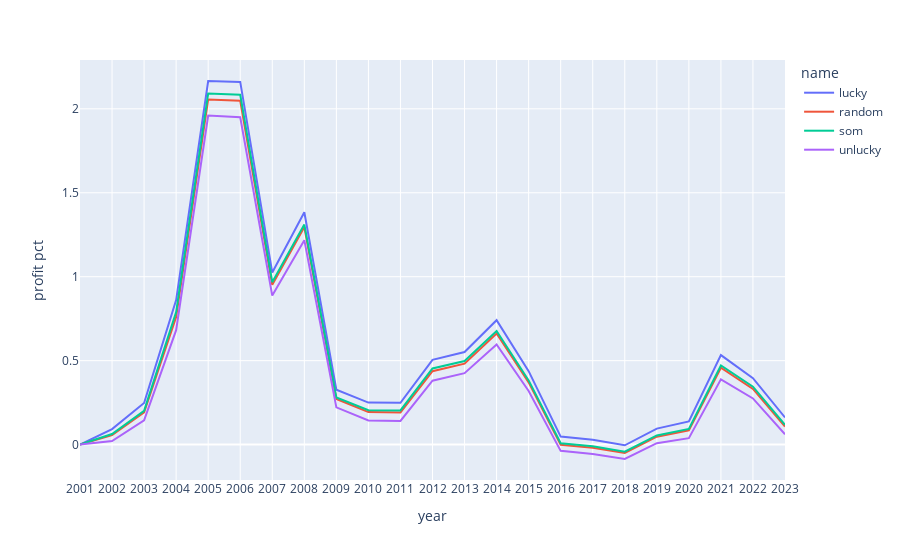

Notebook cell for this chart:
### Code cell
px.line(investors_profit2.groupby(['year','name'],as_index=False)['profit pct'].mean(),
        x='year',y='profit pct',color='name')

### Figure 1 — Plotly figure (JSON) as saved in the notebook; plotly's stock layout.template omitted (floating-point values rounded to 4 significant figures)
{"data": [{"hovertemplate": "name=lucky<br>year=%{x}<br>profit pct=%{y}<extra></extra>", "legendgroup": "lucky", "line": {"color": "#636efa", "dash": "solid"}, "marker": {"symbol": "circle"}, "mode": "lines", "name": "lucky", "orientation": "v", "showlegend": true, "type": "scatter", "x": ["2001", "2002", "2003", "2004", "2005", "2006", "2007", "2008", "2009", "2010", "2011", "2012", "2013", "2014", "2015", "2016", "2017", "2018", "2019", "2020", "2021", "2022", "2023"], "xaxis": "x", "y": [0, 0.09249, 0.2483, 0.861, 2.165, 2.16, 1.025, 1.384, 0.3266, 0.2501, 0.2487, 0.505, 0.5513, 0.741, 0.4374, 0.04763, 0.02951, -0.004033, 0.09533, 0.1381, 0.533, 0.3956, 0.1617], "yaxis": "y"}, {"hovertemplate": "name=random<br>year=%{x}<br>profit pct=%{y}<extra></extra>", "legendgroup": "random", "line": {"color": "#EF553B", "dash": "solid"}, "marker": {"symbol": "circle"}, "mode": "lines", "name": "random", "orientation": "v", "showlegend": true, "type": "scatter", "x": ["2001", "2002", "2003", "2004", "2005", "2006", "2007", "2008", "2009", "2010", "2011", "2012", "2013", "2014", "2015", "2016", "2017", "2018", "2019", "2020", "2021", "2022", "2023"], "xaxis": "x", "y": [0, 0.05732, 0.1915, 0.76, 2.056, 2.048, 0.9514, 1.295, 0.2716, 0.1939, 0.1908, 0.4374, 0.4819, 0.6617, 0.3709, -0.001008, -0.01903, -0.04958, 0.04703, 0.08524, 0.4577, 0.3317, 0.1079], "yaxis": "y"}, {"hovertemplate": "name=som<br>year=%{x}<br>profit pct=%{y}<extra></extra>", "legendgroup": "som", "line": {"color": "#00cc96", "dash": "solid"}, "marker": {"symbol": "circle"}, "mode": "lines", "name": "som", "orientation": "v", "showlegend": true, "type": "scatter", "x": ["2001", "2002", "2003", "2004", "2005", "2006", "2007", "2008", "2009", "2010", "2011", "2012", "2013", "2014", "2015", "2016", "2017", "2018", "2019", "2020", "2021", "2022", "2023"], "xaxis": "x", "y": [0, 0.06304, 0.2008, 0.7889, 2.091, 2.083, 0.9676, 1.31, 0.2806, 0.205, 0.2036, 0.4537, 0.4979, 0.6764, 0.3825, 0.007758, -0.009733, -0.04174, 0.05475, 0.09362, 0.4714, 0.3449, 0.1183], "yaxis": "y"}, {"hovertemplate": "name=unlucky<br>year=%{x}<br>profit pct=%{y}<extra></extra>", "legendgroup": "unlucky", "line": {"color": "#ab63fa", "dash": "solid"}, "marker": {"symbol": "circle"}, "mode": "lines", "name": "unlucky", "orientation": "v", "showlegend": true, "type": "scatter", "x": ["2001", "2002", "2003", "2004", "2005", "2006", "2007", "2008", "2009", "2010", "2011", "2012", "2013", "2014", "2015", "2016", "2017", "2018", "2019", "2020", "2021", "2022", "2023"], "xaxis": "x", "y": [0, 0.02143, 0.145, 0.6815, 1.96, 1.95, 0.8877, 1.218, 0.2218, 0.1436, 0.1408, 0.3806, 0.4253, 0.5963, 0.3191, -0.0371, -0.05572, -0.08565, 0.008783, 0.03845, 0.3888, 0.275, 0.06143], "yaxis": "y"}], "layout": {"autosize": true, "legend": {"title": {"text": "name"}, "tracegroupgap": 0}, "margin": {"t": 60}, "xaxis": {"anchor": "y", "autorange": true, "domain": [0, 1], "range": [0, 22], "title": {"text": "year"}, "type": "category"}, "yaxis": {"anchor": "x", "autorange": true, "domain": [0, 1], "range": [-0.2107, 2.291], "title": {"text": "profit pct"}, "type": "linear"}}}
